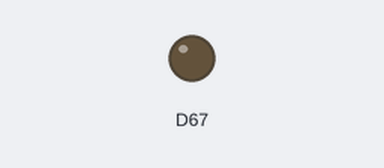
A sketch run on a simulated Arduino Due. Parts: output pins drawn as LEDs (lit = HIGH).

Above: at 0.15 s.
Timing chart, 0 to 0.2 s (numbered marks = the images above):
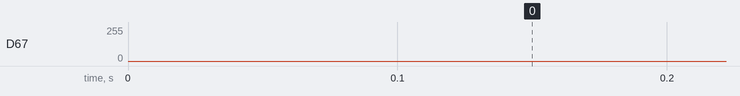

The sketch:

Ex3WithEx2.ino
```cpp
#include <math.h>

//Variaveis de Input
int Freq = 1000; //Freq do oscilador
float Amp = 0.5; //Amplitude do Oscilador
int fc = 500; //Frequencia para cortar

//Variaveis globais
int fs=10000;
float Wc=(2*PI*Freq)/fs;
float Wc2=(2*PI*fc)/fs;
float Out[3]={0,0,0}; //Array com o sinal gerado
float In[2]={Amp,0}; //Array a amplitude
float Out2[3]={0,0,0}; //Array para implementacao de filtro
float rz = 0.99;
float rp = 0.999;

void setup() {
  analogWriteResolution(12);// Resolução máxima para output
  analogReadResolution(12); //Resolução máxima para input
  Serial.begin(9600);
}

void loop() {
  //Criacao do gerador do sinal
  Out[0] = In[0] - cos(Wc)*In[1] + 2*cos(Wc)*Out[1] - Out[2]; // soma-se IN para fazer componente Dc porem nao funciona pa freq pequenas
  //Criacao do complexo Z
  Out2[0] = Out[0] - (2*cos(Wc2)*rz*Out[1]) + (rz*rz*Out[2]) + (2*rp*cos(Wc2)*Out2[1]) - ((rp*rp)*Out2[2]);
  //Reiniciar Arrays do Complexo
  Out2[2] = Out2[1];
  Out2[1] = Out2[0];
  //Reiniciar Arrays da geracao do sinal
  In[1] = In[0];
  In[0] = 0;
  Out[2] = Out[1];
  Out[1] = Out[0];
  //Serial.println((Out2[0]/9.9562));
  analogWrite(DAC1,(((Out2[0]/9.9562)+1.0)*2048));
  delayMicroseconds((1/fs)*10^6);
}
```
